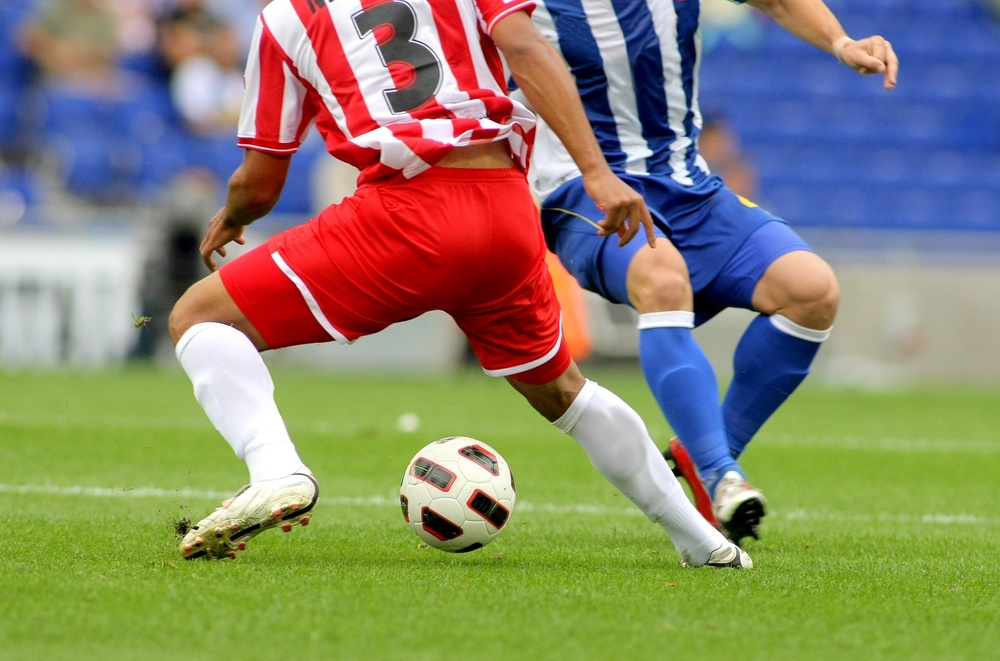
#> input picture 3장/soccer.jpg, 1000 x 661 px, shrunk from 1434 x 948 before the run
$ python 3-3otsuBinary.py
#> lines starting #> are read from the running program, lines starting #| are printed output that depends on the picture; after the words box and inside, x2 and y2 are one past the last pixel; in counts of white or black regions, pixels touching at a corner belong together
import cv2 as cv
import sys

img = cv.imread('soccer.jpg')
#> img is the input picture: shape (661, 1000, 3); mean B, G, R 107.3, 133.3, 136.8

t, bin_img = cv.threshold(img[:,:,1],0,255,cv.THRESH_BINARY+cv.THRESH_OTSU)
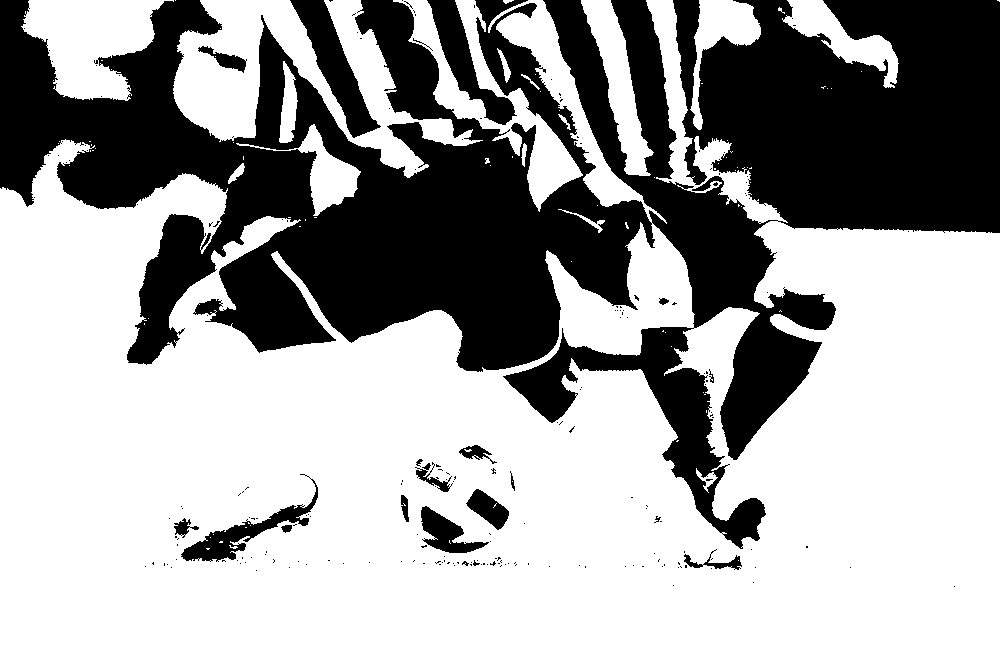
#> bin_img: shape (661, 1000); 64% white; 209 black regions (190 under 20 px), largest, box (x1, y1, x2, y2) and area: (0, 0, 1000, 549) 223852, (290, 0, 381, 138) 3974, (427, 0, 517, 125) 3231
#> t = 117
print('오츄알고리즘이 찾은 최적 임곗값=',t)
#| 오츄알고리즘이 찾은 최적 임곗값= 117.0

cv.imshow('R channel', img[:,:,2])
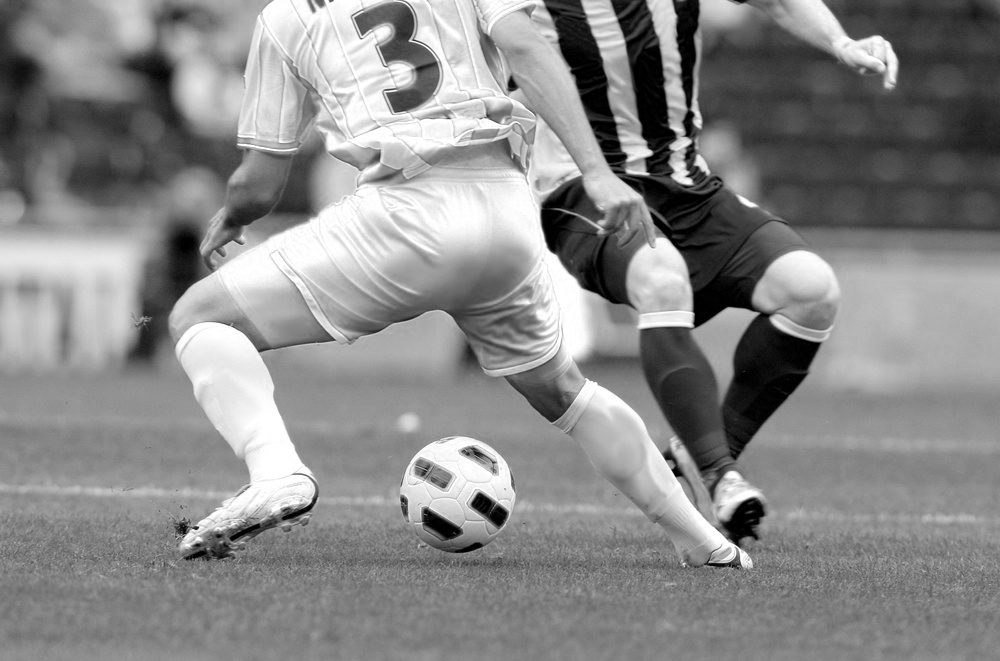
#> window 'R channel': shape (661, 1000); min 0, max 255, mean 136.8
cv.imshow('R channel binarizetion', bin_img)

cv.waitKey()
cv.destroyAllWindows()

$ run again, with 3장/gg.jpg copied over 3장/soccer.jpg
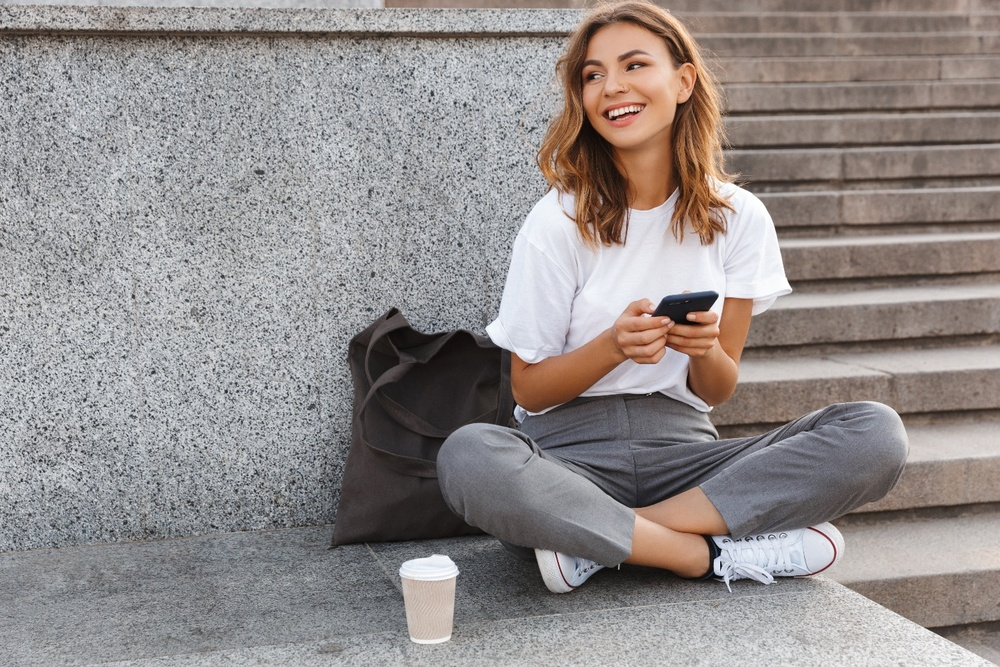
#> input picture 3장/gg.jpg, 1000 x 667 px, shrunk from 1440 x 960 before the run
#> img is the input picture: shape (667, 1000, 3); mean B, G, R 139.3, 140.6, 146.9
#> `t, bin_img = cv.threshold(img[:,:,1],0,255,cv.THRESH_BINARY+cv.THRESH_..`:
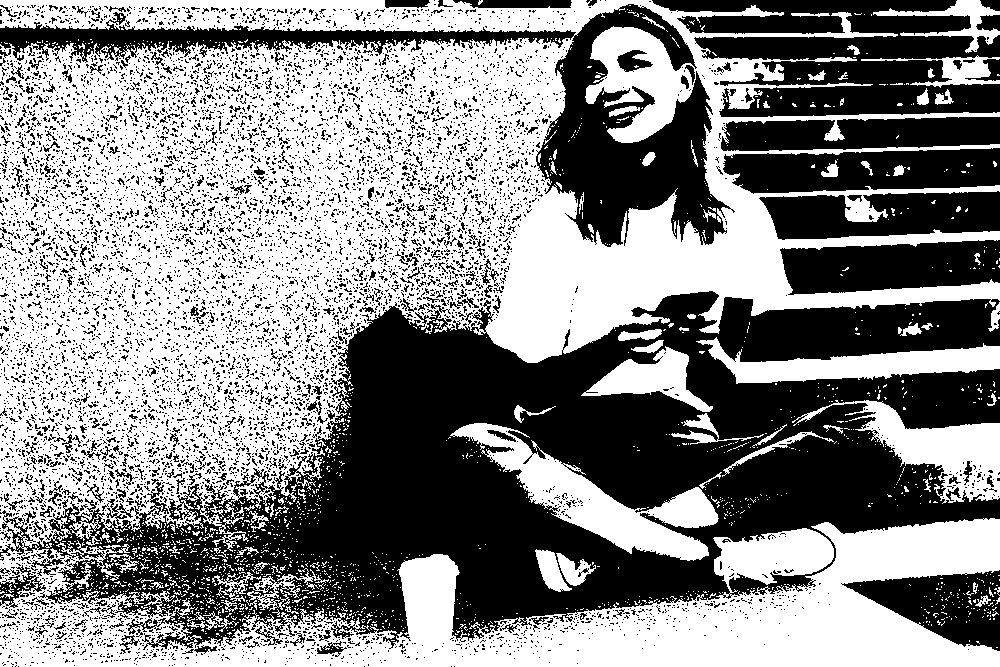
#> bin_img: shape (667, 1000); 53.8% white; 8996 black regions (8666 under 20 px), largest, box (x1, y1, x2, y2) and area: (0, 291, 1000, 650) 164722, (0, 4, 735, 247) 31528, (652, 0, 1000, 117) 25195
#> t = 137
#| 오츄알고리즘이 찾은 최적 임곗값= 137.0
#> `cv.imshow('R channel', img[:,:,2])`:
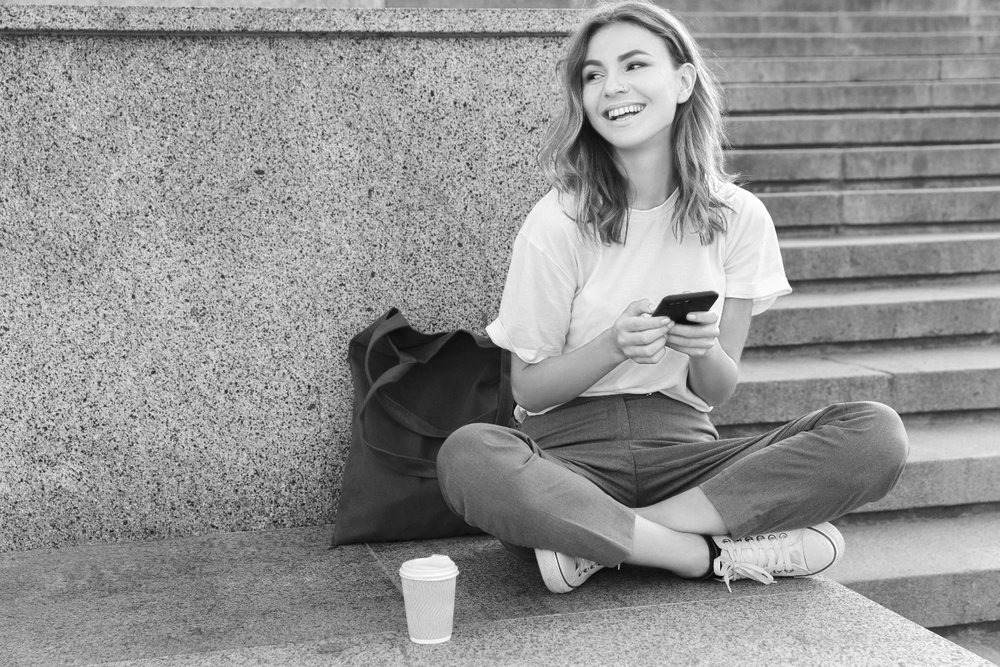
#> window 'R channel': shape (667, 1000); min 3, max 255, mean 146.9

$ run again, with 3장/mistyroad.jpg copied over 3장/soccer.jpg
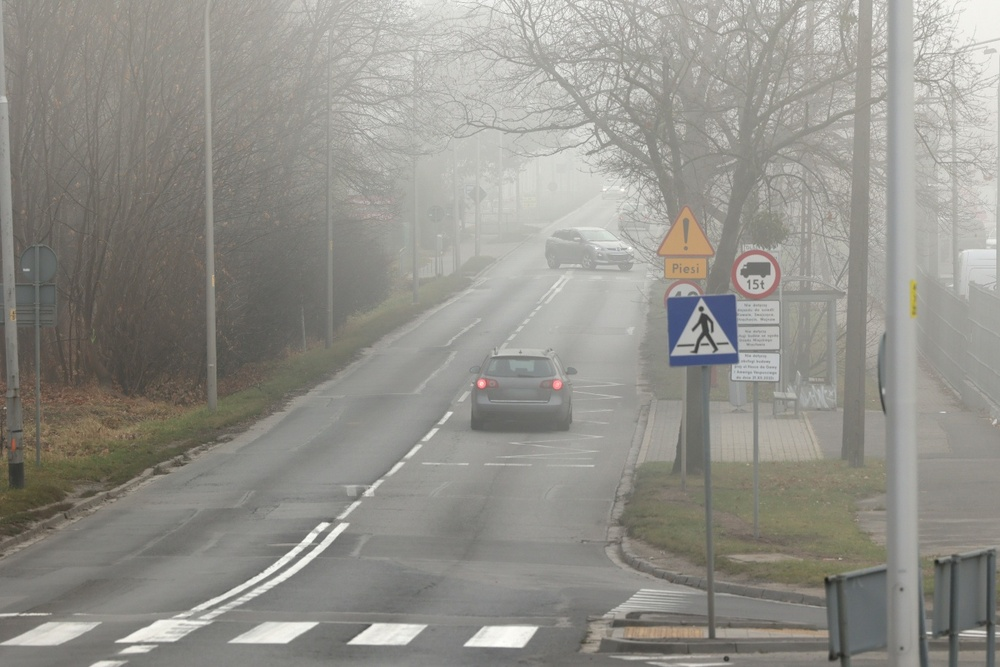
#> input picture 3장/mistyroad.jpg, 1000 x 667 px, shrunk from 1368 x 912 before the run
#> img is the input picture: shape (667, 1000, 3); mean B, G, R 138.7, 145, 146.5
#> `t, bin_img = cv.threshold(img[:,:,1],0,255,cv.THRESH_BINARY+cv.THRESH_..`:
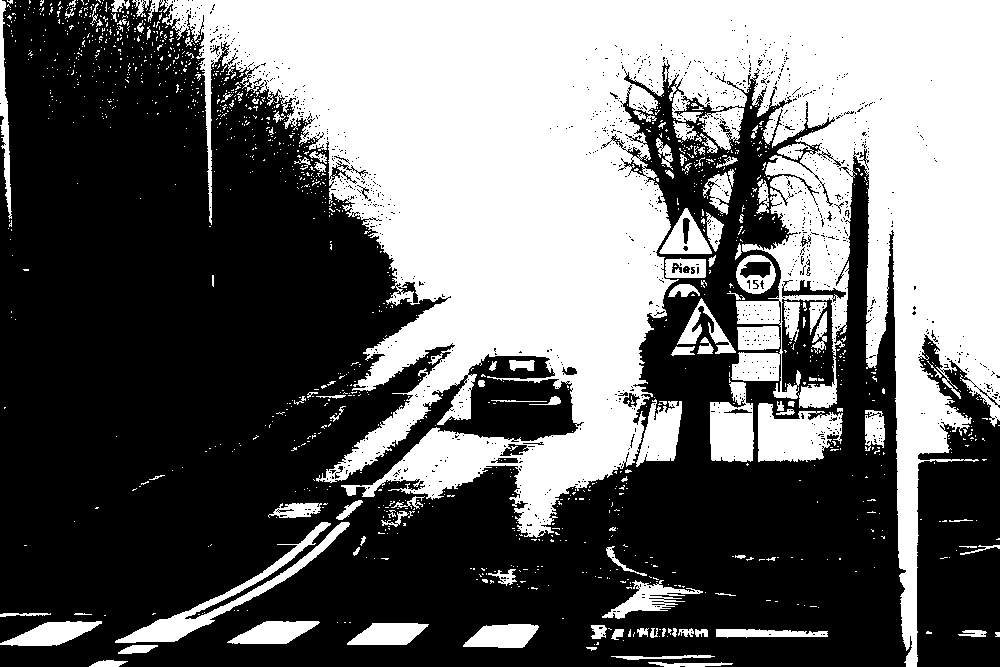
#> bin_img: shape (667, 1000); 41.9% white; 1346 white regions (1229 under 20 px), largest, box (x1, y1, x2, y2) and area: (148, 0, 1000, 667) 239457, (115, 522, 350, 643) 3910, (758, 403, 843, 462) 3466
#> t = 149
#| 오츄알고리즘이 찾은 최적 임곗값= 149.0
#> `cv.imshow('R channel', img[:,:,2])`:
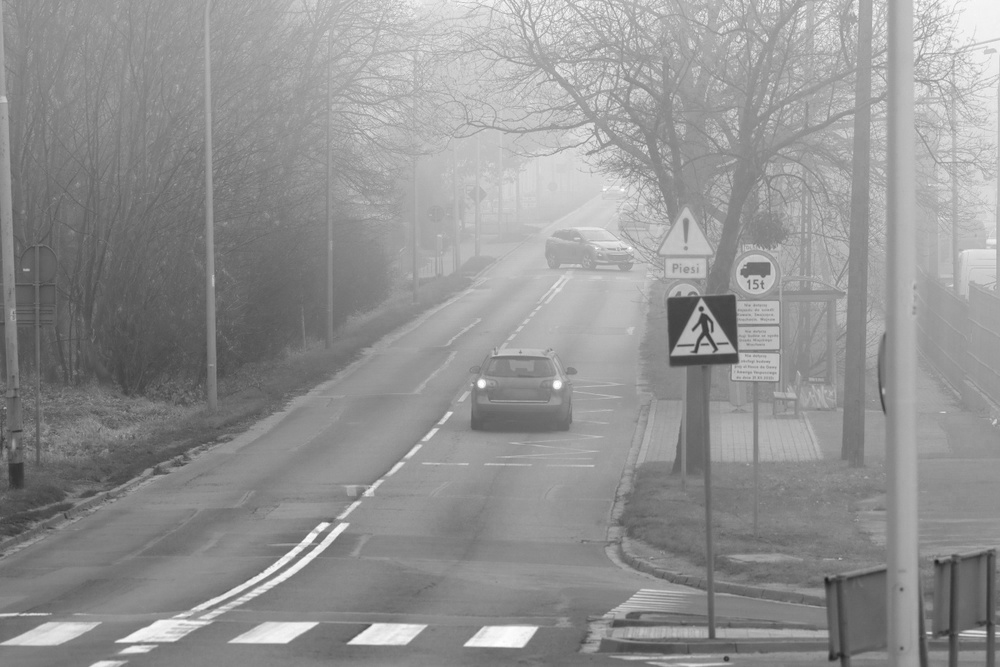
#> window 'R channel': shape (667, 1000); min 29, max 255, mean 146.5
